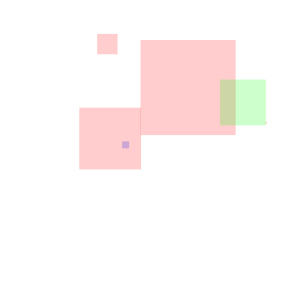
Frame 1 (no input)
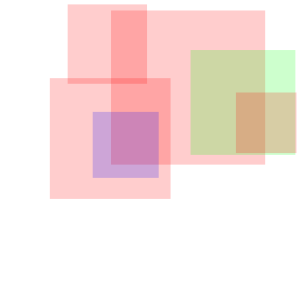
Frame 60 (the mouse pressed at the canvas centre just before this capture)
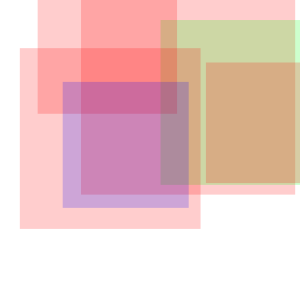
Frame 120 (the mouse held since frame 60 and released just before this capture)

The Processing sketch that drew these frames (run headless with seeded random() and noise(); from frame 60 on, the mouse is pressed at the canvas centre):

// Processing sketch: processing_21581
// ── processing_21581.pde


int num = 6;
Rectangle[] myRectangle = new Rectangle[num];
color[] myColors = new color[3];

void setup(){
  size(300,300);
 
 myColors[0] = color(255,0,0,50);
  myColors[1] = color(0,255,0,50);
  myColors[2] = color(0,0,255,50);

for(int i=0; i<myRectangle.length; i++){  
  myRectangle[i] = new Rectangle();
  }
 noStroke();
  smooth();
}
  
  void draw(){
    background(255);
  
   for(int i=0; i < myRectangle.length; i++) { 
    myRectangle[i].update();
    myRectangle[i].draw();
   }
  }
  
  class Rectangle {
    float x = random(20, width-20);
    float y = random(20, height-20);
    float rectSize1 = random(100);
    color col = myColors[floor(random(0,3))];
   
  // Rectangle(float x_, float y_, float rectSize1_){
  //   x = x_;
    // y = y_;
     //rectSize1 = rectSize1_;
 Rectangle(){  
 }
   
   void update(){   
     }
       
   void draw(){
     rectMode(CENTER);
     fill(col);
     rect(x, y, rectSize1, rectSize1);
   
    if(rectSize1 < width){
     rectSize1++;
     }
    else{
       rectSize1 = 1;
    } 
   }
  }
